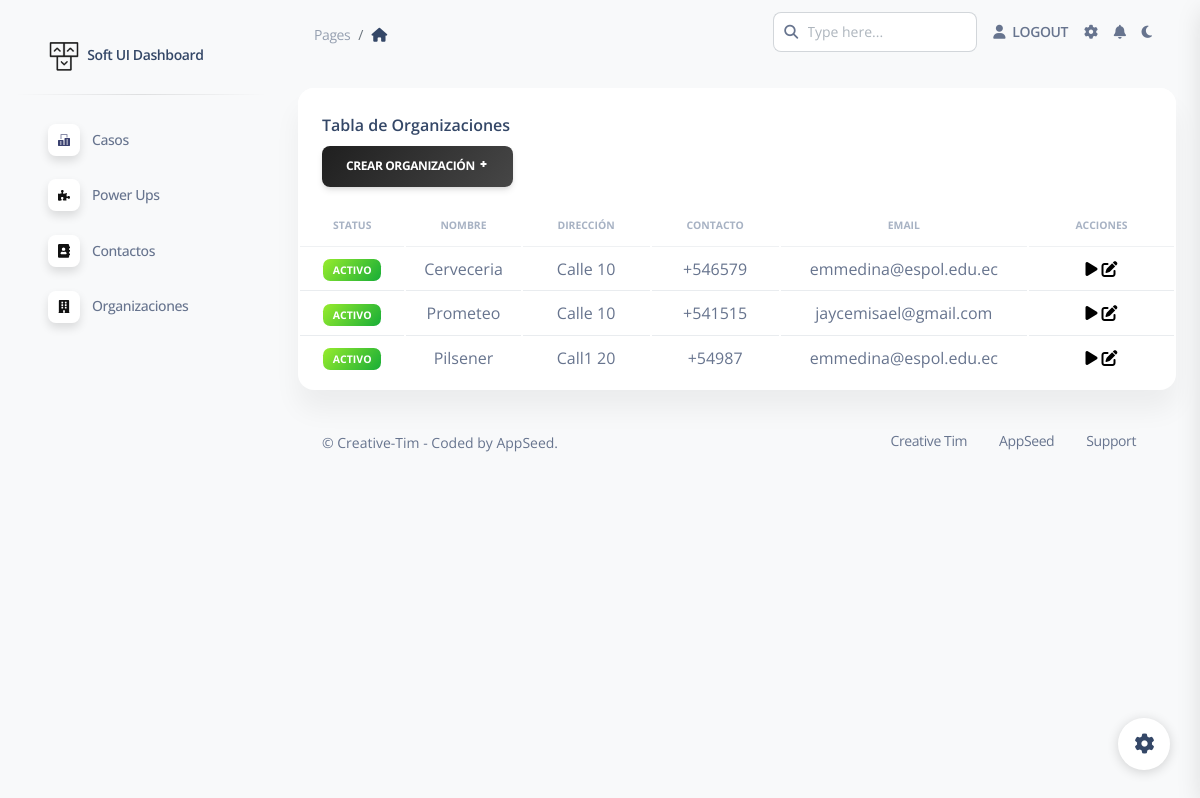
The app's page /home/tableOrganizaciones/ (signed in) with its own data.
### mainApp/models.py (models this page shows, shortened)
class Organizacion(models.Model):
    ACTIVO = 'ACT'
    INACTIVO = 'INACT'
    ESTADO_ORGANIZACION = [
        (ACTIVO, 'ACTIVO'),
        (INACTIVO, 'INACTIVO'),
    ]
    organizacionUser = models.ForeignKey(User, on_delete=models.CASCADE)  # new
    status = models.CharField(max_length=5, choices=ESTADO_ORGANIZACION, default=ACTIVO,)
    nombre = models.CharField(max_length = 254)
    direccion = models.CharField(max_length = 254)
    contacto_organizacion = models.CharField(max_length = 254) # PROPIO CONTACTO
    email = models.EmailField(max_length = 254)

### users/views.py (the view)
# urls.py: path('tableOrganizaciones/', views.tableOrganizacion, name="tableOrganizacion"),
@login_required
def tableOrganizacion(request):
    username = request.user.username
    organizacionQS = Organizacion.objects.filter(organizacionUser__username = username)
    form = OrganizacionForm()
    context = {"organizaciones":organizacionQS,"form":form}
    return render(request,"users/tableOrganizaciones.html",context)

### mainApp/forms.py
class OrganizacionForm(ModelForm):
    class Meta:
        model = Organizacion
        exclude = ('organizacionUser','status',)
        widgets = {
                'nombre': forms.TextInput(attrs={'class': 'form-control','placeholder':'Nombre de la organización'}),
                'direccion': forms.TextInput(attrs={'class': 'form-control','placeholder':'Dirección'}),
                'contacto_organizacion': forms.TextInput(attrs={'class': 'form-control','placeholder':'Contacto'}),
                'email': forms.TextInput(attrs={'class': 'form-control','placeholder':'Correo'}),
         }

### users/templates/users/tableOrganizaciones.html (shortened to what this page needs)
{% extends 'layouts/base.html' %} {% block title %} Tables {% endblock title %}
 {% block content %}
{% load static %}
<div class="container-fluid py-4">
  <div class="row">
    <div class="col-12">
      <div class="card mb-4">
        <div class="card-header pb-0">
          <h6>Tabla de Organizaciones</h6>
          <button
            type="button"
            class="btn bg-gradient-primary"
            data-bs-toggle="modal"
            data-bs-target="#exampleModal"
          >
            Crear Organización <i class="ni ni-fat-add"></i>
          </button>
        </div>
        <div class="card-body px-0 pt-0 pb-2">
          <div class="table-responsive p-0">
            <table class="table align-items-center mb-0">
              <thead>
                <tr>
                  <th
                    class="text-uppercase text-secondary text-xxs font-weight-bolder opacity-7 align-middle text-center"
                  >
                    Status
                  </th>
                  <th
                    class="text-uppercase text-secondary text-xxs font-weight-bolder opacity-7 align-middle text-center"
                  >
                    Nombre
                  </th>
                  <th
                    class="text-uppercase text-secondary text-xxs font-weight-bolder opacity-7 align-middle text-center"
                  >
                    Dirección
                  </th>
                  <th
                    class="text-uppercase text-secondary text-xxs font-weight-bolder opacity-7 align-middle text-center"
                  >
                    Contacto
                  </th>
                  <th
                    class="text-uppercase text-secondary text-xxs font-weight-bolder opacity-7 align-middle text-center"
                  >
                    Email
                  </th>
                  <th
                    class="text-uppercase text-secondary text-xxs font-weight-bolder opacity-7 align-middle text-center"
                  >
                    Acciones
                  </th>
                </tr>
              </thead>
              <tbody>
                {% for organizacion in organizaciones %}
                <tr>
                  {% if organizacion.status == 'ACT' %}
                  <td class="align-middle text-center text-sm">
                    <span class="badge badge-sm bg-gradient-success">
                      {{organizacion.get_status_display}}</span
                    >
                    {% else %}
                  </td>
                  <td class="align-middle text-center text-sm">
                    <span class="badge badge-sm bg-gradient-danger">
                      {{caso.get_status_display}}</span
                    >
                    {% endif %}
                  </td>
                  <td class="align-middle text-center">
                    <h7>{{organizacion.nombre}} </h7>
                  </td>
                  <td class="align-middle text-center">
                    <h7> {{organizacion.direccion}} </h7>
                  </td>
                  <td class="align-middle text-center">
                    <h7> {{organizacion.contacto_organizacion}} </h7>
                  </td>
                  <td class="align-middle text-center">
                    {{organizacion.email}}
                  </td>
                  <td class="align-middle text-center">
                    <div class="container d-flex justify-content-center">
                      <div class="row ">
                         <div class="col">
                          <span style="font-size: 1em; color: black;">
                            <i class="fas fa-play"></i></span>
                       <span style="font-size: 1em; color: black;">
                        <i class="fas fa-edit"></i></span>
                         </div>
                      </div>
                    </div>
                  </td>
                </tr>
                {% endfor %}
              </tbody>
            </table>
          </div>
        </div>
      </div>
    </div>
  </div>
  {% include "includes/footer.html" %}
</div>
{% endblock content %}

### static/styles/dark-theme-core.css (style rules this page uses)
body { transition: background-color 200ms ease-in; }

### users/templates/users/tableOrganizaciones.html (style rules this page uses)
.bg-gradient-primary { background-image: linear-gradient(310deg, #535353 0%, #1b1b1b 100%); }

### records on screen
Organizacion: status "ACTIVO", nombre "Cerveceria", direccion "Calle 10", contacto_organizacion "+546579", email "emmedina@espol.edu.ec"
Organizacion: status "ACTIVO", nombre "Prometeo", direccion "Calle 10", contacto_organizacion "+541515", email "jaycemisael@gmail.com"
Organizacion: status "ACTIVO", nombre "Pilsener", direccion "Call1 20", contacto_organizacion "+54987", email "emmedina@espol.edu.ec"
